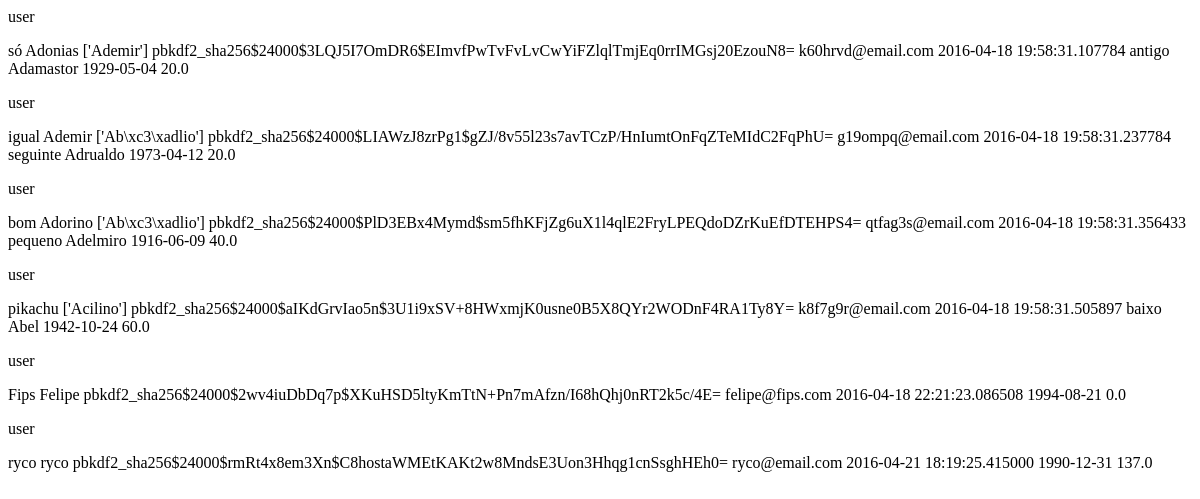
/list_all_users, run on an earlier commit of the app's database.
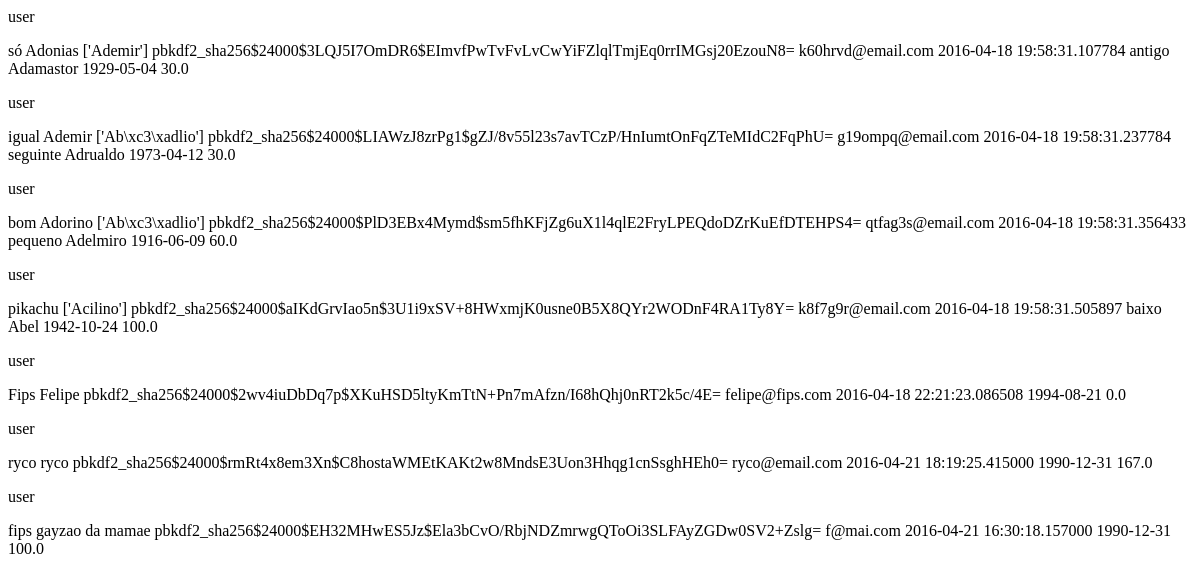
And on a later commit of the database.
### ubet/models.py (models this page shows, shortened)
class Ubet_user(models.Model):
	django_user = models.OneToOneField(User,
		on_delete = models.CASCADE)
	full_name = models.CharField(max_length=100)
	date_of_birth = models.DateField()
	creditos = models.FloatField(default=100)
	def __unicode__(self):
		return self.django_user.username+'\n'+ \
			self.django_user.first_name+'\n'+ \
			self.django_user.password+'\n'+\
			self.django_user.email+'\n'+\
			str(self.django_user.date_joined)+'\n'+\
			self.full_name+'\n'+\
			str(self.date_of_birth)+'\n'+\
			str(self.creditos)

### ubet/views.py (the view)
# urls.py: url(r'^list_all_users$',views.list_all_users,name='list_all_users'),
def list_all_users(request):
	return render(request,'ubet/list_all_users.html', {'li':Ubet_user.objects.all()})

### ubet/templates/ubet/list_all_users.html
<main>
	{%  for i in li%}
	<p> user </p>
	{{i}} <br>
	{%endfor%}
	<br>
</main>

What changed in the data, as far as the page shows it:
changed Ubet_user: django_user+full_name+date_of_birth "…19:58:31.107784 antigo Adamastor 1929-05-04 20.0" → "…19:58:31.107784 antigo Adamastor 1929-05-04 30.0"
changed Ubet_user: django_user+full_name+date_of_birth "…19:58:31.237784 seguinte Adrualdo 1973-04-12 20.0" → "…19:58:31.237784 seguinte Adrualdo 1973-04-12 30.0"
changed Ubet_user: django_user+full_name+date_of_birth "…19:58:31.356433 pequeno Adelmiro 1916-06-09 40.0" → "…19:58:31.356433 pequeno Adelmiro 1916-06-09 60.0"
changed Ubet_user: django_user+full_name+date_of_birth "…19:58:31.505897 baixo Abel 1942-10-24 60.0" → "…19:58:31.505897 baixo Abel 1942-10-24 100.0"
changed Ubet_user: django_user+full_name+date_of_birth "ryco ryco pbkdf2_sha256$24000$rmRt4x8em3Xn$C8hostaWMEtKAKt2w8MndsE3Uon3Hhqg1cnSsghHEh0= ryco@email.com 2016-04-21 18:19:25.415000 1990-12-31 137.0" → "ryco ryco pbkdf2_sha256$24000$rmRt4x8em3Xn$C8hostaWMEtKAKt2w8MndsE3Uon3Hhqg1cnSsghHEh0= ryco@email.com 2016-04-21 18:19:25.415000 1990-12-31 167.0"
added Ubet_user: django_user+full_name+date_of_birth "fips gayzao da mamae pbkdf2_sha256$24000$EH32MHwES5Jz$Ela3bCvO/RbjNDZmrwgQToOi3SLFAyZGDw0SV2+Zslg= f@mai.com 2016-04-21 16:30:18.157000 1990-12-31 100.0"
